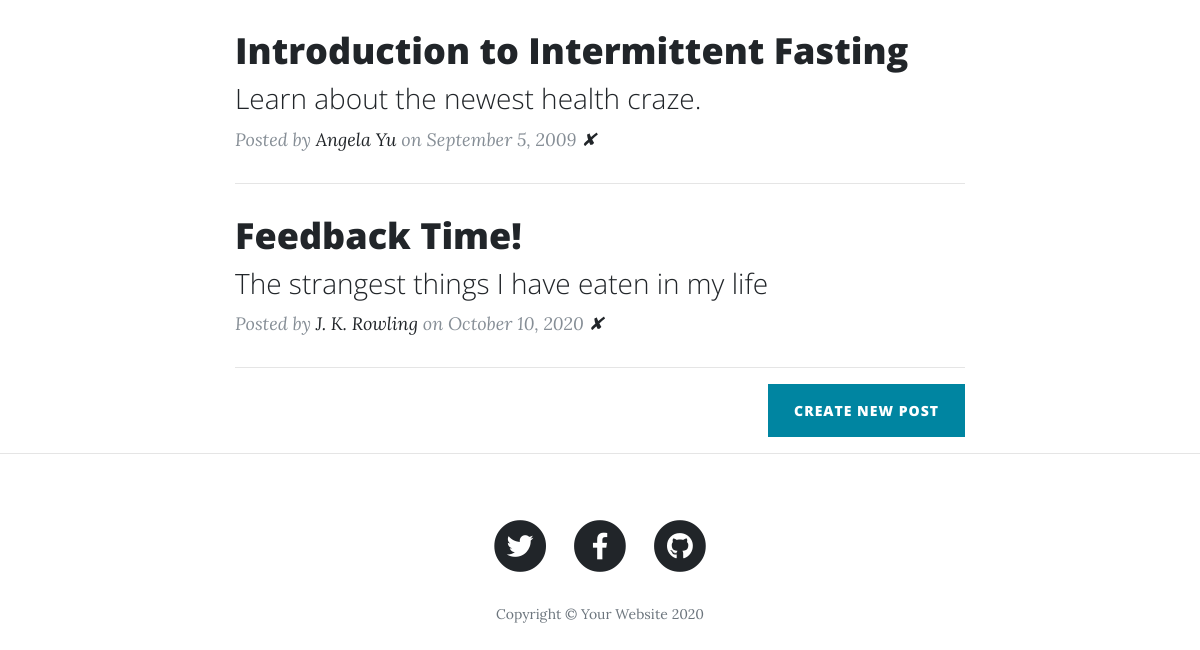
The app's page / (lower part), older data.
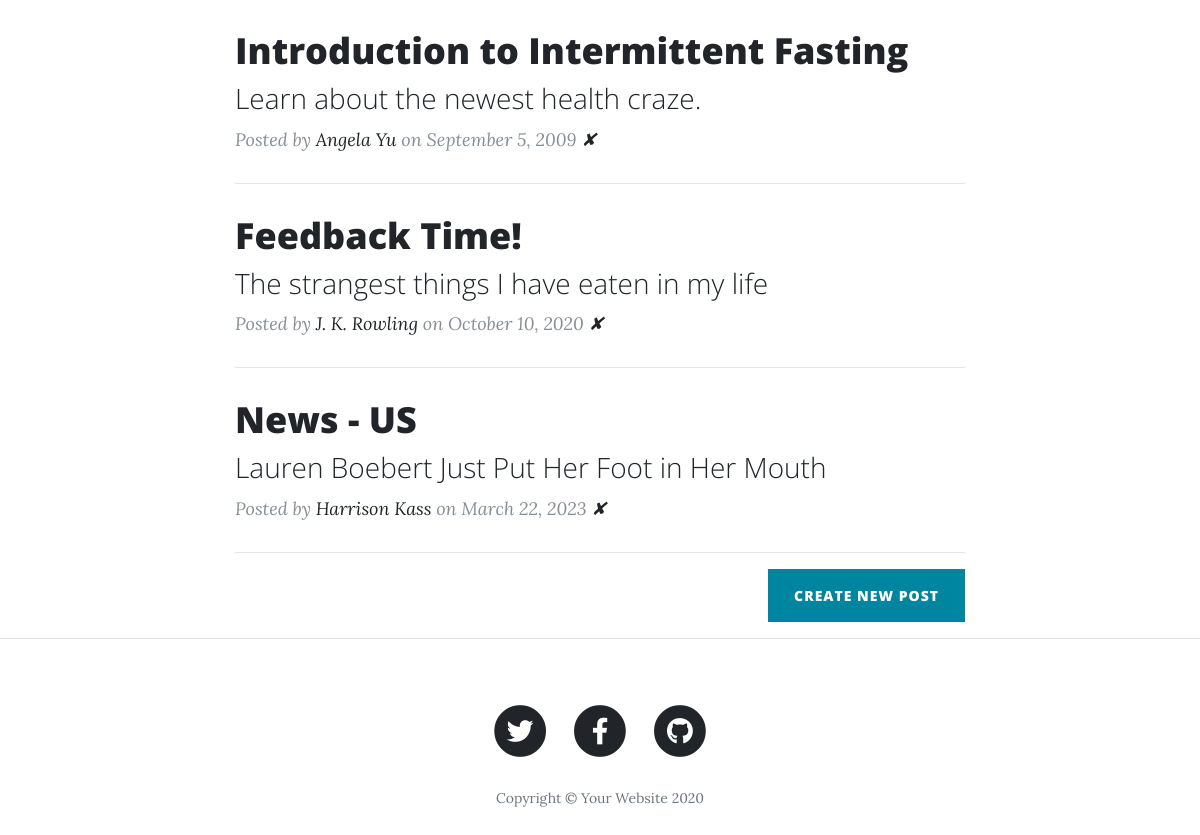
The same page, newer data.
### RESTful Blog/main.py (models this page shows)
class BlogPost(db.Model):
    id = db.Column(db.Integer, primary_key=True)
    title = db.Column(db.String(250), unique=True, nullable=False)
    subtitle = db.Column(db.String(250), nullable=False)
    date = db.Column(db.String(250), nullable=False)
    body = db.Column(db.Text, nullable=False)
    author = db.Column(db.String(250), nullable=False)
    img_url = db.Column(db.String(250), nullable=False)

### RESTful Blog/main.py (the view)
@app.route('/')
def get_all_posts():
    with app.app_context():
        posts = BlogPost.query.all()
    return render_template("index.html", all_posts=posts)

### RESTful Blog/templates/index.html (shortened to what this page needs)
{% include "header.html" %}
  <div class="container">
    <div class="row">
      <div class="col-lg-8 col-md-10 mx-auto">
        {% for post in all_posts %}
        <div class="post-preview">
          <a href="{{ url_for('show_post', index=post.id) }}">
            <h2 class="post-title">
              {{post.title}}
            </h2>
            <h3 class="post-subtitle">
              {{post.subtitle}}
            </h3>
          </a>
          <p class="post-meta">Posted by
            <a href="#">{{post.author}}</a>
            on {{post.date}} <a href="{{ url_for('delete_post', post_id=post.id) }}">✘</a> </p>
        </div>
        <hr>
        {% endfor %}
        <div class="clearfix">
          <a class="btn btn-primary float-right" href="{{ url_for('add_post') }}">Create New Post</a>
        </div>
      </div>
    </div>
  </div>
  <hr>
{% include "footer.html" %}

Row changes from the older to the newer data that the page shows:
added BlogPost: title "News - US", subtitle "Lauren Boebert Just Put Her Foot in Her Mouth", author "Harrison Kass", date "March 22, 2023"
